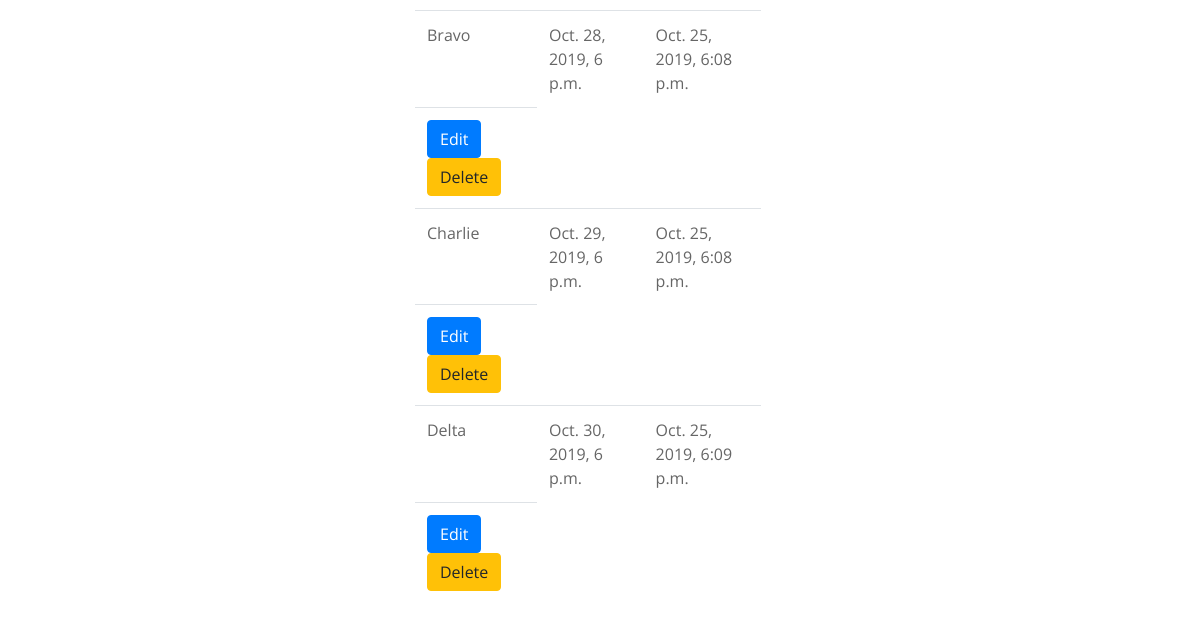
/project_manager/dashboard/ (signed in, lower part), run on an earlier commit of the app's database.
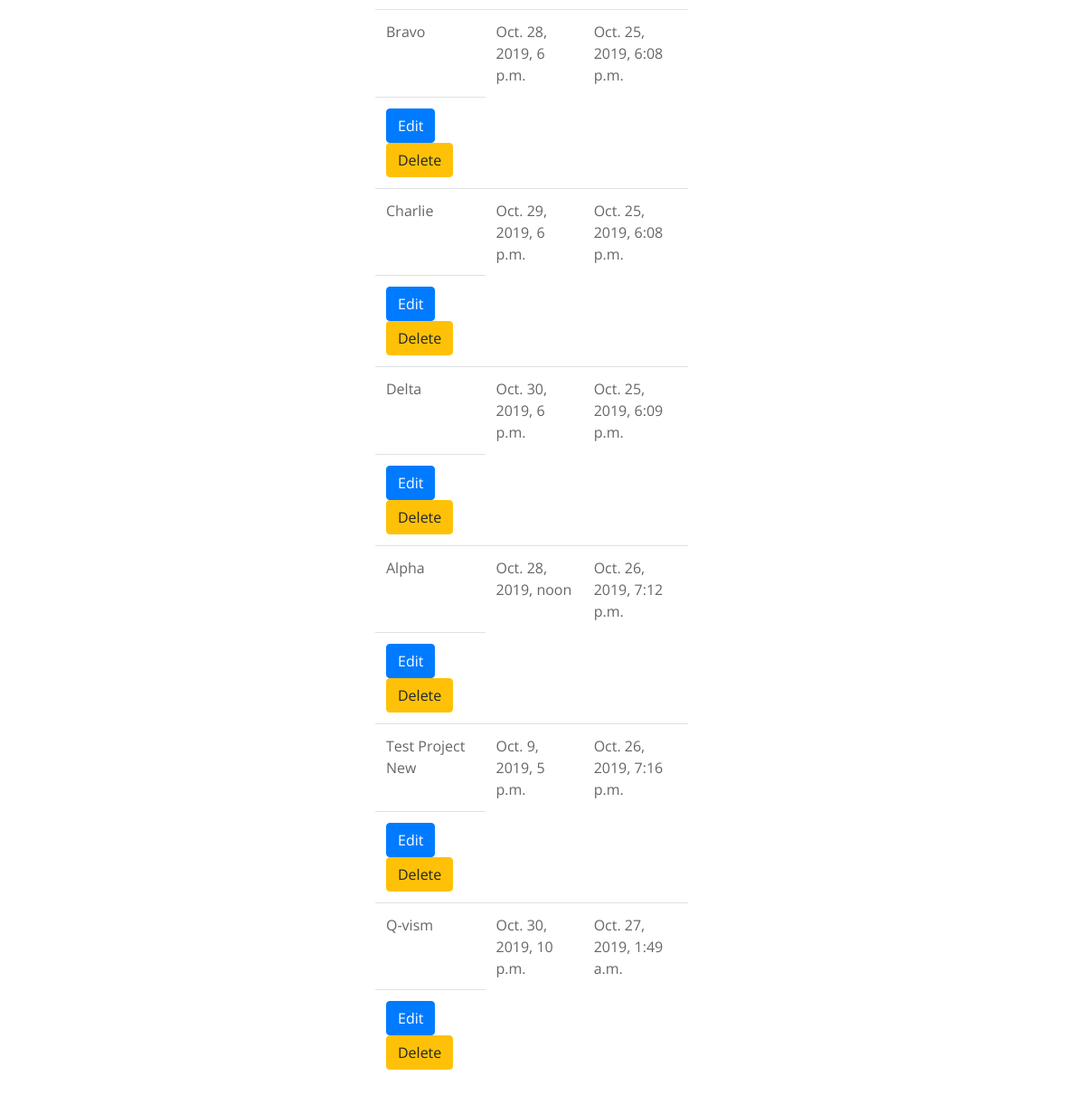
And on a later commit of the database.
### project_manager/models.py (models this page shows, shortened)
class Project(models.Model):
    projectname = models.CharField("Project Name", max_length=200)
    projdesc = models.CharField("Project Description", max_length=500)
    projectid = models.AutoField(primary_key=True)
    projstatus = models.BooleanField("Project Status", default=False)
    project_deadline = models.DateTimeField(auto_now=False, auto_now_add=False, null=False)
    proj_created_at = models.DateTimeField(auto_now_add=True)
    project_tasks = models.ForeignKey(Task, on_delete=models.CASCADE, default=1)

### project_manager/views.py (the view)
# urls.py: path('dashboard/', views.ProjectList.as_view(), name='dashboard'),
class ProjectList(LoginRequiredMixin,ListView):
	model = Project
	context_object_name = 'projects_list'
	template_name = 'dashboard.html'
	def get_context_data(self, **kwargs):
		context = super().get_context_data(**kwargs)
		context['project_list'] = Project.objects.all()
		return context

### project_manager/templates/dashboard.html (shortened to what this page needs)
{% load static %}
<!DOCTYPE html>
<html lang="en">
<head>
	<link href="{% static 'lib/bootstrap/css/bootstrap.min.css' %}" rel="stylesheet">
	<link href="{% static 'lib/animate/animate.min.css' %}" rel="stylesheet">
	<link href="{% static 'lib/ionicons/css/ionicons.min.css' %}" rel="stylesheet">
	<link href="{% static 'lib/magnific-popup/magnific-popup.css' %}" rel="stylesheet">
	<link href="{% static 'css/style.css' %}" rel="stylesheet">
</head>
<body>
	<div class="container-fluid" style="margin-top: 100px">
		<div class="row">
			<div class="col-md-4">
			</div>
			<div class="col-md-4">
				<table class="table table-responsive table-hover">
					<tbody>
						{% for project in project_list %}
						<tr class="clickable">
							<td>
								{{ project.projectname }}
							</td>
							<td>
								{{ project.project_deadline }}
							</td>
							<td>
								{{ project.proj_created_at }}
							</td>
						</tr>
						<tr>
							<td>
								<button type="button" class="btn btn-primary">Edit</button>
								<button type="button" class="btn btn-warning">Delete</button>
							</td>
						</tr>
						{% endfor %}
					</tbody>
				</table>
			</div>
			<div class="col-md-4">
			</div>
		</div>
	</div>
</body>
</html>

What changed in the data, as far as the page shows it:
added Project: projectname "Alpha", project_deadline "Oct. 28, 2019, noon", proj_created_at "Oct. 26, 2019, 7:12 p.m."
added Project: projectname "Test Project New", project_deadline "Oct. 9, 2019, 5 p.m.", proj_created_at "Oct. 26, 2019, 7:16 p.m."
added Project: projectname "Q-vism", project_deadline "Oct. 30, 2019, 10 p.m.", proj_created_at "Oct. 27, 2019, 1:49 a.m."
